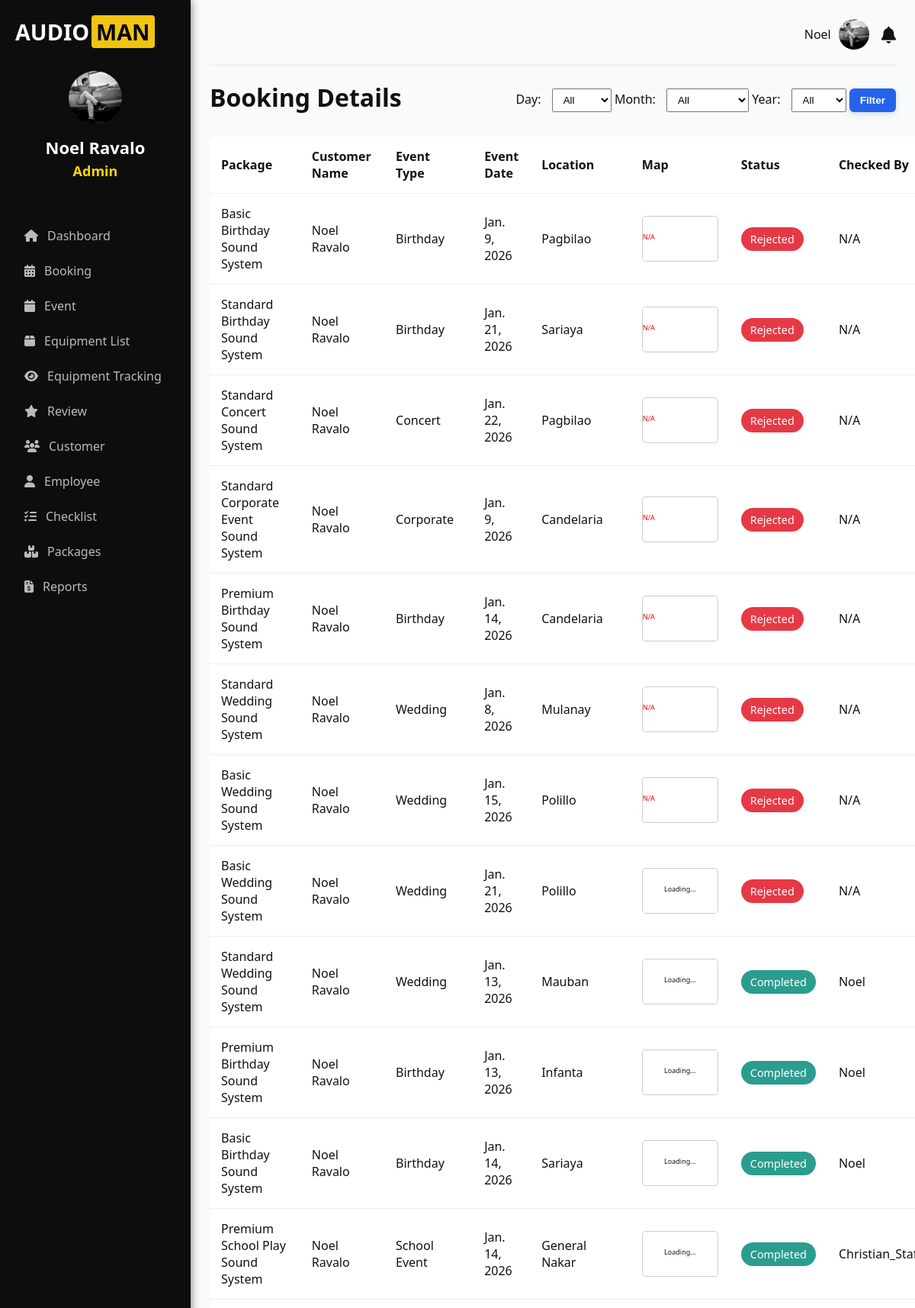
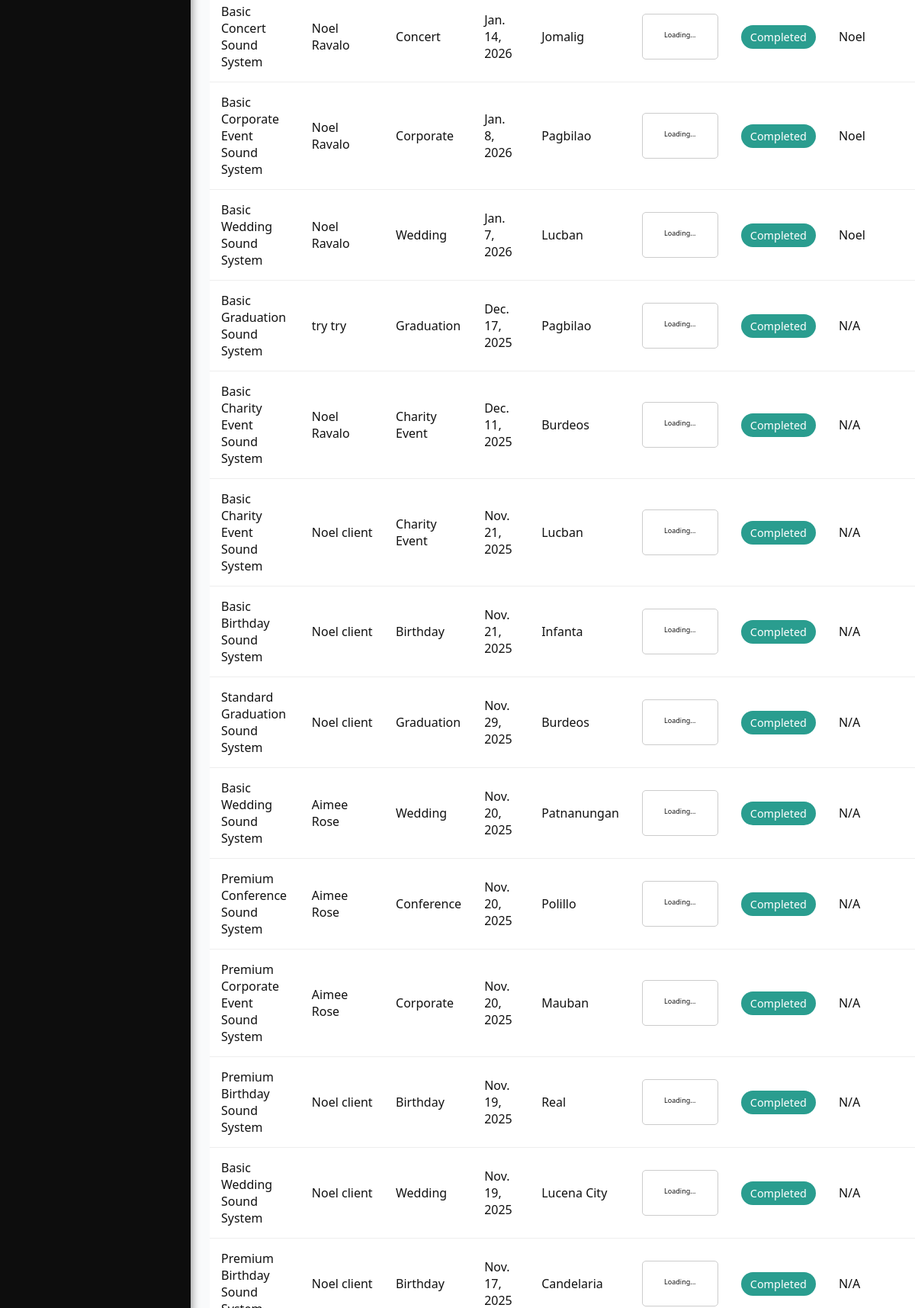
The app's page /accounts/booking/ (signed in, upper part) with its own data (2 pictures, top to bottom).
### accounts/models.py (models this page shows, shortened)
class Profile(models.Model):
    user = models.OneToOneField(User, on_delete=models.CASCADE)
    contact_number = models.CharField(max_length=20)
    province = models.CharField(max_length=100)
    city = models.CharField(max_length=100)
    barangay = models.CharField(max_length=100, blank=True, null=True)  # ➕ Added field
    address = models.CharField(max_length=255, blank=True, null=True)
    profile_picture = models.ImageField(upload_to='profile_pictures/', blank=True, null=True)
    requested_admin = models.BooleanField(default=False)

class Booking(models.Model):
    STATUS_CHOICES = [
        ('Processing', 'Processing'),
        ('Approved', 'Approved'),
        ('Rejected', 'Rejected'),
        ('Completed', 'Completed'),
    ]
    user = models.ForeignKey(User, on_delete=models.CASCADE)
    package = models.ForeignKey('ServicePackage', on_delete=models.CASCADE)
    full_name = models.CharField(max_length=100)
    email = models.EmailField()
    contact_number = models.CharField(max_length=20)
    event_date = models.DateField()
    event_time = models.TimeField()
    end_time = models.TimeField(null=True, blank=True)
    event_type = models.CharField(max_length=100)
    location = models.CharField(max_length=255)
    fulladdress = models.CharField(max_length=255, blank=True, null=True)
    status = models.CharField(max_length=50, choices=STATUS_CHOICES, default='Processing')
    price = models.CharField(max_length=20)
    created_at = models.DateTimeField(default=timezone.now)
    cancel_reason = models.TextField(blank=True, null=True)
    reject_reason = models.TextField(null=True, blank=True)
    review_exists = models.BooleanField(null=False, default=False)
    barangay = models.CharField(max_length=100, blank=True, null=True)
    is_seen = models.BooleanField(default=False) # Idagdag ito

class ServicePackage(models.Model):
    EVENT_CHOICES = [
        ("Wedding", "Wedding"),
        ("Birthday", "Birthday"),
        ("Corporate", "Corporate"),
        ("Concert", "Concert"),
        ("Seminar", "Seminar"),
        ("Graduation", "Graduation"),
        ("Awarding Ceremony", "Awarding Ceremony"),
        ("Fundraising", "Fundraising"),
        ("Fashion Show", "Fashion Show"),
        ("Church", "Church"),
        ("Conference", "Conference"),
        ("School Event", "School Event"),
        ("Charity Event", "Charity Event"),
    ]
    title = models.CharField(max_length=200)
    description = models.TextField()
    price = models.CharField(max_length=50)
    image = models.ImageField(upload_to="packages/", blank=True, null=True)
    equipment = models.ManyToManyField(
        "Equipment",
        through="PackageEquipment",
        related_name="service_packages"
    )
    category = models.CharField(
        max_length=50,
        choices=EVENT_CHOICES,
        default="Wedding"
    )

### accounts/views.py (the view)
    def wrapper(request, *args, **kwargs):
        if not request.user.is_authenticated:
            print("User is not authenticated.")  # Debugging line
            return redirect("login")
        if not request.user.is_staff and not request.user.is_superuser:
            print(f"User {request.user.username} does not have admin privileges.")  # Debugging line
            raise PermissionDenied  # User is denied access
        return view_func(request, *args, **kwargs)

### accounts/context_processors.py (called while the page is built)
def notifications_context(request):
    if request.user.is_authenticated:
        notifications = Notification.objects.filter(user=request.user).order_by('-created_at')
        unread_count = notifications.filter(is_read=False).count()
        return {
            'notifications': notifications,
            'notifications_unread_count': unread_count
        }
    return {}

def global_notifications(request):
    if request.user.is_authenticated:
        notifications = Booking.objects.filter(status="Pending")
    else:
        notifications = []
    return {
        'notifications': notifications
    }

def user_notifications(request):
    if request.user.is_authenticated:
        notifications_qs = Notification.objects.filter(user=request.user).order_by('-created_at')
        notifications_unread_count = notifications_qs.filter(is_read=False).count()
        latest_notifications = notifications_qs[:5]
        return {
            'notifications': latest_notifications,
            'notifications_unread_count': notifications_unread_count,
        }
    return {
        'notifications': [],
        'notifications_unread_count': 0,
    }

### accounts/views.py (called while the page is built)
def admin_only(view_func):
    def wrapper(request, *args, **kwargs):
        if not request.user.is_authenticated:
            print("User is not authenticated.")  # Debugging line
            return redirect("login")
        if not request.user.is_staff and not request.user.is_superuser:
            print(f"User {request.user.username} does not have admin privileges.")  # Debugging line
            raise PermissionDenied  # User is denied access
        return view_func(request, *args, **kwargs)
    return wrapper

### accounts/templates/client/booking.html (shortened to what this page needs)
{% extends 'client-base.html' %}
{% block content %}
<link rel="stylesheet" href="https://unpkg.com/leaflet/dist/leaflet.css" />
<header class="header">
    <h1>Booking Details</h1>
    <div class="filters">
        <form method="get">
            <label for="filter_day">Day:</label>
            <select id="filter_day" name="filter_day">
                <option value="">All</option>
            </select>
            <label for="filter_month">Month:</label>
            <select id="filter_month" name="filter_month">
                <option value="">All</option>
            </select>
            <label for="filter_year">Year:</label>
            <select id="filter_year" name="filter_year">
                <option value="">All</option>
            </select>
                <button type="submit" class="btn-filter">Filter</button>
        </form>
    </div>
</header>
<table class="booking-table">
    <thead>
        <tr>
            <th>Package</th>
            <th>Customer Name</th>
            <th>Event Type</th>
            <th>Event Date</th>
            <th>Location</th>
            <th>Map</th> <th>Status</th> <th>Checked By</th>
        </tr>
    </thead>
    <tbody>
    {% for booking in bookings %}
    <tr>
        <td>{{ booking.package.title }}</td>
        <td>{{ booking.full_name }}</td>
        <td>{{ booking.event_type }}</td>
        <td>{{ booking.event_date }}</td>
        <td>{{ booking.location }}</td>
        <td>
            <div id="map-{{ booking.id }}" style="width: 100px; height: 60px; border-radius: 5px; cursor: pointer; border: 1px solid #ccc;">
                <p style="font-size: 9px; text-align: center; padding-top: 20px;">Loading...</p>
            </div>
        </td>
        <td>
            <span class="badge
                {% if booking.status == 'Processing' %}processing
                {% elif booking.status == 'Accepted' %}accepted
                {% elif booking.status == 'Rejected' %}rejected
                {% elif booking.status == 'Cancelled' %}cancelled
                {% elif booking.status == 'Completed' %}completed
                {% else %}not-processed{% endif %}">
                {{ booking.status }}
            </span>
        </td>
        <td>{{ booking.checker_name }}</td>
    </tr>
    {% empty %}
    <tr>
        <td colspan="11">You have no bookings yet.</td>
    </tr>
    {% endfor %}
    </tbody>
</table>
{% endblock %}

### accounts/templates/client-base.html (shortened to what this page needs)
{% load static %}
<!DOCTYPE html>
<html lang="en">
<head>
  <link rel="stylesheet" href="https://cdnjs.cloudflare.com/ajax/libs/font-awesome/6.5.0/css/all.min.css" />
</head>
<body>
  <div class="container">
    <aside class="sidebar" id="sidebar">
      <div class="logo">
        <span class="text-white">AUDIO</span><span class="text-yellow">MAN</span>
      </div>
      <div class="user">
        <div class="avatar">
          <img
            src="{% if request.user.profile.profile_picture %}{{ request.user.profile.profile_picture.url }}{% else %}{% static 'images/user1.jpg' %}{% endif %}"
            alt="Avatar Icon"
            class="avatar-img"
            style="width: 70px; height: 70px; border-radius: 50%; object-fit: cover;"
          />
        </div>
        <h3 class="owner-name" style="font-size: 22px; font-weight: 700;">
          {{ request.user.get_full_name }}
        </h3>
        <p class="owner-role" style="font-size: 18px; font-weight: 600; color: #ffd700;">
          {% if request.user.is_superuser %}
            Admin
          {% elif request.user.is_staff %}
            Staff
          {% else %}
            Owner
          {% endif %}
        </p>
      </div>
     <nav class="nav">
    {% if user.is_staff and not user.is_superuser %}
        <a href="{% url 'checklist' %}"><i class="fas fa-list-check"></i> Checklist</a>
    {% else %}
        <a href="{% url 'dashboard' %}"><i class="fas fa-home"></i> Dashboard</a>
        <a href="{% url 'booking' %}"><i class="fas fa-calendar-alt"></i> Booking</a>
        <a href="{% url 'event' %}"><i class="fas fa-calendar"></i> Event</a>
        <a href="{% url 'equipment' %}"><i class="fas fa-box"></i> Equipment List</a>
        <a href="{% url 'tracking' %}"><i class="fas fa-eye"></i> Equipment Tracking</a>
        <a href="{% url 'reviews' %}"><i class="fas fa-star"></i> Review</a>
        <a href="{% url 'customer' %}"><i class="fas fa-users"></i> Customer</a>
        <a href="{% url 'employee' %}"><i class="fas fa-user"></i> Employee</a>
        <a href="{% url 'checklist' %}"><i class="fas fa-list-check"></i> Checklist</a>
        <a href="{% url 'package_list' %}"><i class="fas fa-boxes"></i> Packages</a>
        <a href="{% url 'reports_page' %}"><i class="fas fa-file-invoice-dollar"></i> Reports</a>
    {% endif %}
</nav>
    </aside>
<main class="main">
  <div class="topbar">
    <div class="topbar-right">
      <div class="user-info" id="topbarDropdownToggle">
        <span>{{ request.user.first_name }}</span>
        <img
          src="{% if request.user.profile.profile_picture %}{{ request.user.profile.profile_picture.url }}{% else %}{% static 'images/profile-icon.png' %}{% endif %}"
          alt="User Avatar"
        />
      </div>
      <div class="notification" id="notifToggle">
        <i class="fas fa-bell"></i>
      </div>
    </div>
  </div>
  {% block content %}{% endblock %}
</main>
</body>
</html>

### accounts/templates/client-base.html (style rules this page uses)
* { margin: 0; padding: 0; box-sizing: border-box; }
body { font-family: 'Segoe UI', Arial, sans-serif; background: #f9fafb; color: #111; display: flex; height: 100vh; overflow: hidden; transition: background 0.3s, color 0.3s; }
.container { display: flex; width: 100%; }
.sidebar { background: #0d0d0d; color: #fff; width: 250px; padding: 20px; display: flex; flex-direction: column; height: 100vh; position: fixed; transition: background 0.3s; box-shadow: 2px 0 10px rgba(0,0,0,0.4); }
.logo { font-size: 24px; font-weight: bold; margin-bottom: 30px; display: flex; align-items: center; font-size: 1.8rem; }
.logo .text-white { color: white; }
.logo .text-yellow { background-color: #f1c40f; color: #000; padding: 2px 6px; border-radius: 4px; margin-left: 3px; font-weight: bold; }
.user { text-align: center; margin-bottom: 30px; }
.avatar img.avatar-img { width: 80px; height: 80px; border-radius: 50%; object-fit: cover; margin: 0 auto 10px; border: none; background: none; box-shadow: 0 0 4px rgba(0,0,0,0.2); }
.owner-name { color: #fff; font-size: 18px; font-weight: 600; margin-bottom: 4px; }
.owner-role { color: #ccc; font-size: 14px; }
.nav { margin-top: 20px; }
.nav a { display: flex; align-items: center; gap: 12px; padding: 12px; color: #bbb; text-decoration: none; border-radius: 8px; transition: all 0.3s ease; font-weight: 500; }
.main { flex-grow: 1; padding: 25px; margin-left: 250px; overflow-y: auto; transition: background 0.3s, color 0.3s; }
.topbar { display: flex; justify-content: flex-end; align-items: center; padding-bottom: 20px; border-bottom: 1px solid #e5e7eb; margin-bottom: 20px; }
.topbar-right { display: flex; align-items: center; gap: 16px; }
.notification { position: relative; font-size: 18px; cursor: pointer; }
.user-info { position: relative; display: flex; align-items: center; gap: 10px; cursor: pointer; }
.user-info img { width: 40px; height: 40px; border-radius: 50%; object-fit: cover; }
.notification { position: relative; font-size: 22px; cursor: pointer; }

### accounts/templates/client/booking.html (style rules this page uses)
.header { display: flex; justify-content: space-between; align-items: center; margin-top: 1%; }
.filters select { padding: 6px 10px; margin-left: 10px; }
.booking-table { width: 100%; margin-top: 30px; border-collapse: collapse; background-color: white; border-radius: 8px; overflow: hidden; }
.btn-filter { background: #2563eb; color: #fff; font-size: 0.85rem; font-weight: 600; padding: 8px 14px; border: none; border-radius: 6px; cursor: pointer; transition: all 0.3s ease; box-shadow: 0 3px 8px rgba(0,0,0,0.12); margin-top: 8px; }
.booking-table th, .booking-table td { padding: 15px; text-align: left; border-bottom: 1px solid #eee; }
.badge { padding: 6px 12px; border-radius: 20px; font-size: 0.9em; color: white; }
.rejected { background-color: #dc3545; }
.completed { background-color: #28a745; }
.rejected { background-color: #e63946; }
.completed { background-color: #2a9d8f; }

### records on screen
Booking: package "Basic Birthday Sound System", full_name "Noel Ravalo", event_type "Birthday", event_date "Jan. 9, 2026", location "Pagbilao", status "Rejected", checker_name "N/A"
Booking: package "Standard Birthday Sound System", full_name "Noel Ravalo", event_type "Birthday", event_date "Jan. 21, 2026", location "Sariaya", status "Rejected", checker_name "N/A"
Booking: package "Standard Concert Sound System", full_name "Noel Ravalo", event_type "Concert", event_date "Jan. 22, 2026", location "Pagbilao", status "Rejected", checker_name "N/A"
Booking: package "Standard Corporate Event Sound System", full_name "Noel Ravalo", event_type "Corporate", event_date "Jan. 9, 2026"

### other values on screen
{{ request.user.get_full_name }} "Noel Ravalo"
{{ request.user.first_name }} "Noel"
